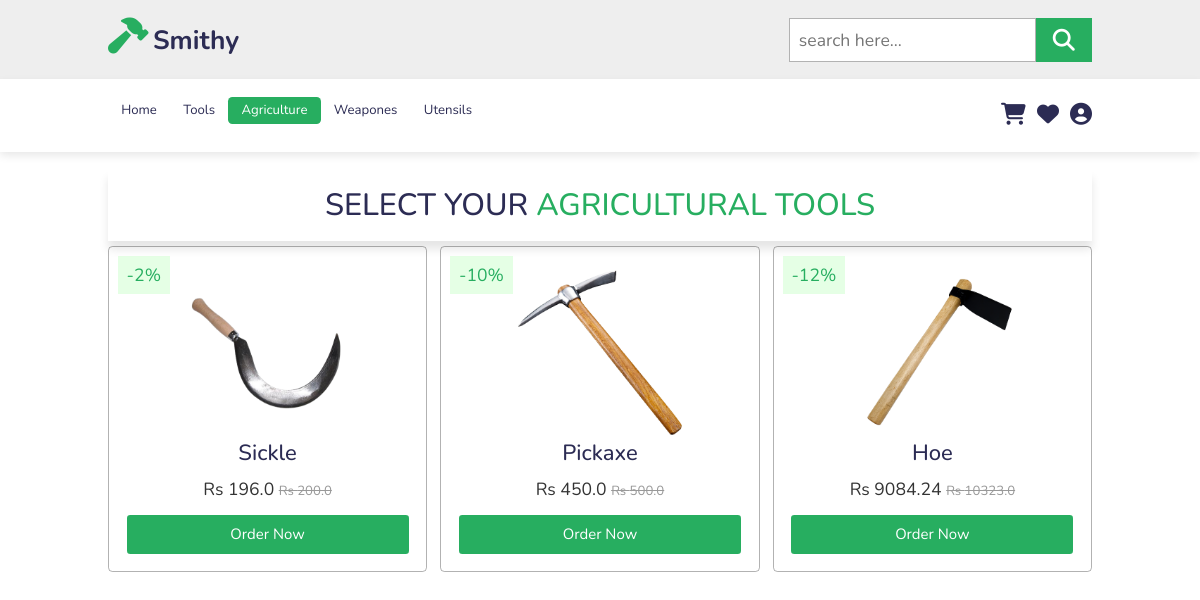
The app's page /agriculture/ (signed in) with its own data.
### product/models.py (models this page shows, shortened)
class Product(models.Model):
    name = models.CharField(max_length=100)
    price = models.FloatField(default=0)
    discount = models.IntegerField(default=0)
    discounted_price = models.FloatField(default=0)
    description = models.TextField(blank= True, null=True, unique = True)
    category = models.CharField(max_length=100)
    product_image = models.ImageField(upload_to='static/image/')
    quantity=models.IntegerField(default=1)
    seller = models.CharField(default='NA',max_length=100)
    seller_email = models.CharField(default='NA',max_length=100)
    @property
    def discounted_price(self):
        discount_amount = (self.price * self.discount) / 100
        discounted_price = self.price - discount_amount
        return discounted_price

### smithy/views.py (the view)
# urls.py: path('agriculture/', views.agriculture, name='agriculture'),
@login_required(login_url='login')
def agriculture(request):
    productData = Product.objects.all().order_by('price')
    data = {
        'productData': productData
    }
    return render(request, "agriculture.html", data)

### templates/agriculture.html
{% extends 'base.html' %}
{% load static %}
{% block content %}
<section class="product" id="product">
    <h1 class="heading">Select Your  <span> Agricultural Tools</span></h1>
    <div class="box-container">
        {% for n in productData %}
        {% if n.category == "Agriculture" %}
        <div class="box">
            {% if n.discount > 0 %}
            <span class="discount">-{{n.discount}}%</span>
            {% endif %}
            <img src="/{{n.product_image}}" alt="">
            <h3>{{n.name}}</h3>
            <div class="price">Rs {{n.discounted_price}}
                {% if n.discount > 0 %}
                <span> Rs {{n.price}} </span>
                {% endif %}
            </div>
            <a href="{% url 'product_details' n.id %}" class="btn">Order Now</a>
        </div>
        {% endif %}
        {% endfor %}
    </div>
</section>
{% endblock %}

### static/css/style.css (style rules this page uses)
:root { --green: #27ae60; --black: #2c2c54; }
* { font-family: 'Nunito', sans-serif; margin: 0; padding: 0; box-sizing: border-box; outline: none; border: none; text-decoration: none; text-transform: capitalize; transition: all .2s linear; }
html { font-size: 62.5%; overflow-x: hidden; scroll-padding-top: 6.5rem; scroll-behavior: smooth; }
a { text-decoration: none; }
section { padding: 2rem 9%; }
.btn { display: inline-block; margin-top: 1rem; background: var(--green); color: #fff; padding: .8rem 3rem; font-size: 1.7rem; text-align: center; cursor: pointer; }
.heading { text-align: center; color: var(--black); text-transform: uppercase; padding: 1rem; font-size: 3.5rem; padding-bottom: 2rem; }
.heading span { color: var(--green); text-transform: uppercase; }
.product .box-container { display: flex; flex-wrap: wrap; gap: 1.5rem; }
.product .box-container .box { flex: 1 1 30rem; text-align: center; padding: 2rem; border: .1rem solid rgba(0, 0, 0, .3); border-radius: .5rem; overflow: hidden; position: relative; }
.product .box-container .box img { height: 20rem; }
.product .box-container .box .discount { position: absolute; top: 1rem; left: 1rem; background: rgba(0, 255, 0, .1); color: var(--green); padding: .7rem 1rem; font-size: 2rem; }
.product .box-container .box h3 { color: var(--black); font-size: 2.5rem; }
.product .box-container .box .price { font-size: 2rem; color: #333; padding: .5rem 0; }
.product .box-container .box .price span { font-size: 1.5rem; color: #999; text-decoration: line-through; }
.product .box-container .box .btn { display: block; }
@media (max-width:1200px) { html { font-size: 55%; } }

### static/css/cart.css (style rules this page uses)
:root { --green: #27ae60; --black: #2c2c54; }
.heading { padding: 2rem; box-shadow: 0 1rem 1rem rgba(0, 0, 0, 0.1); text-align: center; color: var(--black); font-size: 3.5rem; }
.heading span { position: relative; color: var(--green); }

### records on screen
Product: discount "2", product_image (picture), name "Sickle", discounted_price "196.0", price "200.0"
Product: discount "10", product_image (picture), name "Pickaxe", discounted_price "450.0", price "500.0"
Product: discount "12", product_image (picture), name "Hoe", discounted_price "9084.24", price "10323.0"
